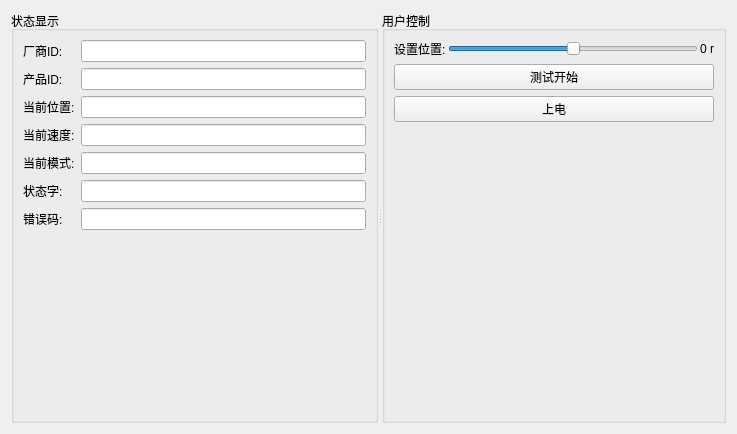
<?xml version="1.0" encoding="UTF-8"?>
<ui version="4.0">
 <class>ServoForm</class>
 <widget class="QWidget" name="ServoForm">
  <property name="geometry">
   <rect>
    <x>0</x>
    <y>0</y>
    <width>737</width>
    <height>434</height>
   </rect>
  </property>
  <property name="windowTitle">
   <string>Form</string>
  </property>
  <layout class="QGridLayout" name="gridLayout_5">
   <item row="0" column="0">
    <widget class="QSplitter" name="splitter">
     <property name="orientation">
      <enum>Qt::Horizontal</enum>
     </property>
     <widget class="QGroupBox" name="groupBox">
      <property name="title">
       <string>状态显示</string>
      </property>
      <layout class="QGridLayout" name="gridLayout_2">
       <item row="0" column="0">
        <layout class="QGridLayout" name="gridLayout">
         <item row="6" column="0">
          <widget class="QLabel" name="label_6">
           <property name="text">
            <string>错误码:</string>
           </property>
          </widget>
         </item>
         <item row="2" column="1">
          <widget class="QLineEdit" name="lineEditCurPos">
           <property name="readOnly">
            <bool>true</bool>
           </property>
          </widget>
         </item>
         <item row="1" column="0">
          <widget class="QLabel" name="label_9">
           <property name="text">
            <string>产品ID:</string>
           </property>
          </widget>
         </item>
         <item row="2" column="0">
          <widget class="QLabel" name="label">
           <property name="text">
            <string>当前位置:</string>
           </property>
          </widget>
         </item>
         <item row="6" column="1">
          <widget class="QLineEdit" name="lineEditCurError">
           <property name="readOnly">
            <bool>true</bool>
           </property>
          </widget>
         </item>
         <item row="5" column="0">
          <widget class="QLabel" name="label_5">
           <property name="text">
            <string>状态字:</string>
           </property>
          </widget>
         </item>
         <item row="3" column="1">
          <widget class="QLineEdit" name="lineEditCurVel">
           <property name="readOnly">
            <bool>true</bool>
           </property>
          </widget>
         </item>
         <item row="4" column="0">
          <widget class="QLabel" name="label_4">
           <property name="text">
            <string>当前模式:</string>
           </property>
          </widget>
         </item>
         <item row="3" column="0">
          <widget class="QLabel" name="label_2">
           <property name="text">
            <string>当前速度:</string>
           </property>
          </widget>
         </item>
         <item row="4" column="1">
          <widget class="QLineEdit" name="lineEditCurMode">
           <property name="readOnly">
            <bool>true</bool>
           </property>
          </widget>
         </item>
         <item row="5" column="1">
          <widget class="QLineEdit" name="lineEditCurStatus">
           <property name="readOnly">
            <bool>true</bool>
           </property>
          </widget>
         </item>
         <item row="0" column="0">
          <widget class="QLabel" name="label_10">
           <property name="text">
            <string>厂商ID:</string>
           </property>
          </widget>
         </item>
         <item row="0" column="1">
          <widget class="QLineEdit" name="lineEditVID">
           <property name="readOnly">
            <bool>true</bool>
           </property>
          </widget>
         </item>
         <item row="1" column="1">
          <widget class="QLineEdit" name="lineEditPID">
           <property name="readOnly">
            <bool>true</bool>
           </property>
          </widget>
         </item>
        </layout>
       </item>
       <item row="1" column="0">
        <spacer name="verticalSpacer_2">
         <property name="orientation">
          <enum>Qt::Vertical</enum>
         </property>
         <property name="sizeHint" stdset="0">
          <size>
           <width>20</width>
           <height>181</height>
          </size>
         </property>
        </spacer>
       </item>
      </layout>
     </widget>
     <widget class="QGroupBox" name="groupBox_2">
      <property name="title">
       <string>用户控制</string>
      </property>
      <layout class="QVBoxLayout" name="verticalLayout">
       <item>
        <layout class="QGridLayout" name="gridLayout_3">
         <property name="spacing">
          <number>2</number>
         </property>
         <item row="1" column="1">
          <widget class="QSlider" name="hsPos">
           <property name="minimum">
            <number>-99</number>
           </property>
           <property name="orientation">
            <enum>Qt::Horizontal</enum>
           </property>
          </widget>
         </item>
         <item row="1" column="0">
          <widget class="QLabel" name="label_8">
           <property name="text">
            <string>设置位置:</string>
           </property>
          </widget>
         </item>
         <item row="1" column="2">
          <widget class="QLabel" name="hsPosDisp">
           <property name="text">
            <string>0 r</string>
           </property>
          </widget>
         </item>
        </layout>
       </item>
       <item>
        <layout class="QGridLayout" name="gridLayout_8">
         <item row="1" column="0">
          <widget class="QPushButton" name="testStartStop">
           <property name="text">
            <string>测试开始</string>
           </property>
          </widget>
         </item>
        </layout>
       </item>
       <item>
        <layout class="QGridLayout" name="gridLayout_4">
         <item row="0" column="0">
          <widget class="QPushButton" name="pushButtonStartStop">
           <property name="text">
            <string>上电</string>
           </property>
          </widget>
         </item>
        </layout>
       </item>
       <item>
        <spacer name="verticalSpacer">
         <property name="orientation">
          <enum>Qt::Vertical</enum>
         </property>
         <property name="sizeHint" stdset="0">
          <size>
           <width>20</width>
           <height>272</height>
          </size>
         </property>
        </spacer>
       </item>
      </layout>
     </widget>
    </widget>
   </item>
  </layout>
 </widget>
 <resources/>
 <connections/>
</ui>
